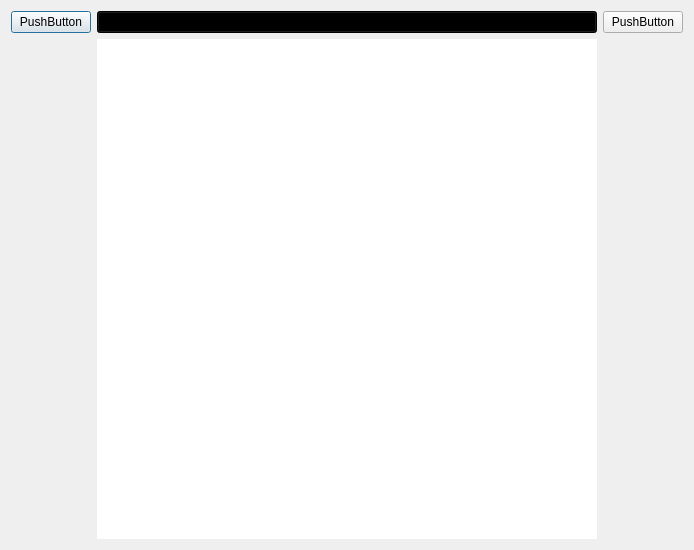
<?xml version="1.0" encoding="UTF-8"?>
<ui version="4.0">
 <class>Dialog</class>
 <widget class="QDialog" name="Dialog">
  <property name="geometry">
   <rect>
    <x>0</x>
    <y>0</y>
    <width>400</width>
    <height>300</height>
   </rect>
  </property>
  <property name="sizePolicy">
   <sizepolicy hsizetype="Expanding" vsizetype="Expanding">
    <horstretch>0</horstretch>
    <verstretch>200</verstretch>
   </sizepolicy>
  </property>
  <property name="windowTitle">
   <string>Dialog</string>
  </property>
  <layout class="QHBoxLayout" name="horizontalLayout">
   <item>
    <layout class="QHBoxLayout" name="finalLay">
     <item>
      <layout class="QVBoxLayout" name="prevLay">
       <item>
        <layout class="QHBoxLayout" name="horizontalLayout_3">
         <item>
          <spacer name="horizontalSpacer_3">
           <property name="orientation">
            <enum>Qt::Horizontal</enum>
           </property>
           <property name="sizeHint" stdset="0">
            <size>
             <width>40</width>
             <height>20</height>
            </size>
           </property>
          </spacer>
         </item>
         <item>
          <widget class="QPushButton" name="bot_prev">
           <property name="text">
            <string>PushButton</string>
           </property>
          </widget>
         </item>
        </layout>
       </item>
       <item>
        <spacer name="verticalSpacer_3">
         <property name="orientation">
          <enum>Qt::Vertical</enum>
         </property>
         <property name="sizeHint" stdset="0">
          <size>
           <width>20</width>
           <height>40</height>
          </size>
         </property>
        </spacer>
       </item>
      </layout>
     </item>
     <item>
      <layout class="QVBoxLayout" name="centLay">
       <item>
        <layout class="QVBoxLayout" name="verticalLayout_2">
         <item>
          <widget class="ComboSenzaFreccia" name="combo">
           <property name="styleSheet">
            <string notr="true">background-color: qlineargradient(spread:reflect, x1:0.5, y1:0, x2:1, y2:0, stop:0.511364 rgba(102, 191, 255, 214), stop:1 rgba(0, 0, 0, 0));</string>
           </property>
           <property name="maxVisibleItems">
            <number>12</number>
           </property>
           <property name="maxCount">
            <number>12</number>
           </property>
           <property name="modelColumn">
            <number>0</number>
           </property>
          </widget>
         </item>
         <item>
          <widget class="MyCalendarCore" name="table">
           <property name="minimumSize">
            <size>
             <width>500</width>
             <height>500</height>
            </size>
           </property>
           <property name="frameShape">
            <enum>QFrame::NoFrame</enum>
           </property>
           <property name="frameShadow">
            <enum>QFrame::Plain</enum>
           </property>
           <property name="lineWidth">
            <number>0</number>
           </property>
           <property name="verticalScrollBarPolicy">
            <enum>Qt::ScrollBarAlwaysOff</enum>
           </property>
           <property name="sizeAdjustPolicy">
            <enum>QAbstractScrollArea::AdjustToContentsOnFirstShow</enum>
           </property>
           <property name="selectionMode">
            <enum>QAbstractItemView::SingleSelection</enum>
           </property>
           <attribute name="horizontalHeaderStretchLastSection">
            <bool>true</bool>
           </attribute>
          </widget>
         </item>
        </layout>
       </item>
      </layout>
     </item>
     <item>
      <layout class="QVBoxLayout" name="nextLay">
       <item>
        <layout class="QHBoxLayout" name="horizontalLayout_4">
         <item>
          <widget class="QPushButton" name="bot_next">
           <property name="text">
            <string>PushButton</string>
           </property>
          </widget>
         </item>
         <item>
          <spacer name="horizontalSpacer_4">
           <property name="orientation">
            <enum>Qt::Horizontal</enum>
           </property>
           <property name="sizeHint" stdset="0">
            <size>
             <width>40</width>
             <height>20</height>
            </size>
           </property>
          </spacer>
         </item>
        </layout>
       </item>
       <item>
        <spacer name="verticalSpacer_2">
         <property name="orientation">
          <enum>Qt::Vertical</enum>
         </property>
         <property name="sizeHint" stdset="0">
          <size>
           <width>20</width>
           <height>40</height>
          </size>
         </property>
        </spacer>
       </item>
      </layout>
     </item>
    </layout>
   </item>
  </layout>
 </widget>
 <customwidgets>
  <customwidget>
   <class>MyCalendarCore</class>
   <extends>QTableView</extends>
   <header>mycalendarcore</header>
  </customwidget>
  <customwidget>
   <class>ComboSenzaFreccia</class>
   <extends>QComboBox</extends>
   <header>combosenzafreccia</header>
  </customwidget>
 </customwidgets>
 <resources/>
 <connections/>
</ui>
